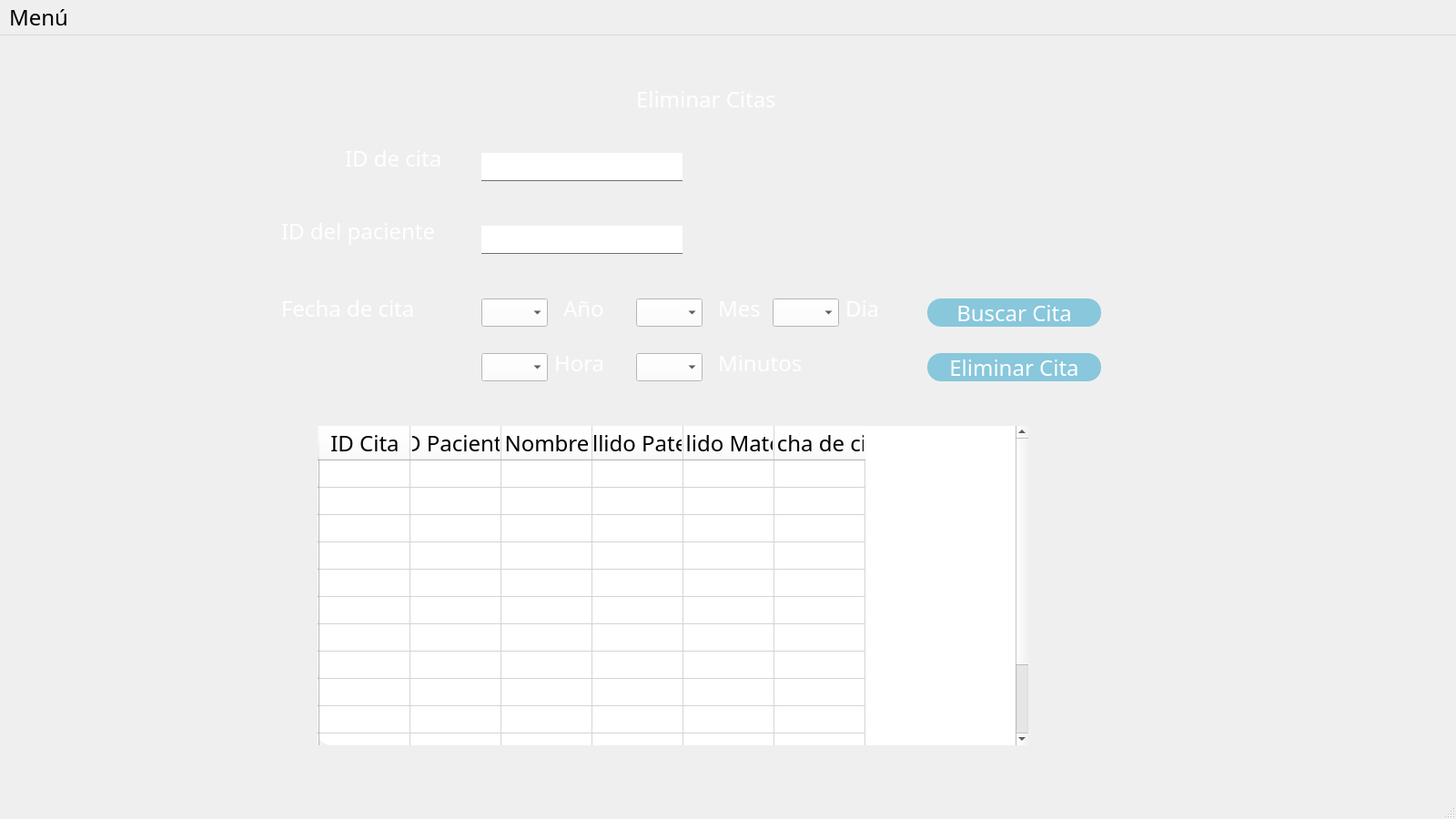
<?xml version="1.0" encoding="UTF-8"?>
<ui version="4.0">
 <class>EliminarCita</class>
 <widget class="QMainWindow" name="EliminarCita">
  <property name="geometry">
   <rect>
    <x>0</x>
    <y>0</y>
    <width>1600</width>
    <height>900</height>
   </rect>
  </property>
  <property name="minimumSize">
   <size>
    <width>1600</width>
    <height>900</height>
   </size>
  </property>
  <property name="maximumSize">
   <size>
    <width>1920</width>
    <height>1080</height>
   </size>
  </property>
  <property name="windowTitle">
   <string>Eliminar cita</string>
  </property>
  <property name="styleSheet">
   <string notr="true">*{
    font-family:century gothic;
    font-size:24px;
}

QWidget{
    background-image: url(:/prefijoNuevo/paisaje-cultura-sostenibilidad.jpg);
}

QFrame{
    background:rgba(0/0/0/0.8);
    border-radius:15px;
}

QPushButton{
    background:#88c7dc;
    color:white;
    border-radius:15px;
}

QPushButton:hover{
    color:#333;
    border-radius:15px;
    background:#49ebff;
}

QToolButton{
    background:red;
    border-radius:60px;

}

QLabel{
    color:white;
    background:transparent;
}

QLineEdit{
    background:transparent;
    border:none;
    color:#717072;
    border-bottom:1px solid #717072;
}</string>
  </property>
  <widget class="QWidget" name="centralwidget">
   <widget class="QFrame" name="frame">
    <property name="geometry">
     <rect>
      <x>39</x>
      <y>29</y>
      <width>1501</width>
      <height>801</height>
     </rect>
    </property>
    <property name="frameShape">
     <enum>QFrame::StyledPanel</enum>
    </property>
    <property name="frameShadow">
     <enum>QFrame::Raised</enum>
    </property>
    <widget class="QLabel" name="label">
     <property name="geometry">
      <rect>
       <x>660</x>
       <y>30</y>
       <width>171</width>
       <height>21</height>
      </rect>
     </property>
     <property name="text">
      <string>Eliminar Citas</string>
     </property>
    </widget>
    <widget class="QLabel" name="label_2">
     <property name="geometry">
      <rect>
       <x>340</x>
       <y>90</y>
       <width>121</width>
       <height>31</height>
      </rect>
     </property>
     <property name="text">
      <string>ID de cita</string>
     </property>
    </widget>
    <widget class="QLineEdit" name="InputIdCita">
     <property name="geometry">
      <rect>
       <x>490</x>
       <y>100</y>
       <width>221</width>
       <height>31</height>
      </rect>
     </property>
     <property name="styleSheet">
      <string notr="true">background-color: rgb(255, 255, 255);</string>
     </property>
    </widget>
    <widget class="QLabel" name="label_3">
     <property name="geometry">
      <rect>
       <x>270</x>
       <y>170</y>
       <width>191</width>
       <height>31</height>
      </rect>
     </property>
     <property name="text">
      <string>ID del paciente</string>
     </property>
    </widget>
    <widget class="QLineEdit" name="inputIdPaciente">
     <property name="geometry">
      <rect>
       <x>490</x>
       <y>180</y>
       <width>221</width>
       <height>31</height>
      </rect>
     </property>
     <property name="styleSheet">
      <string notr="true">background-color: rgb(255, 255, 255);</string>
     </property>
    </widget>
    <widget class="QLabel" name="label_4">
     <property name="geometry">
      <rect>
       <x>270</x>
       <y>260</y>
       <width>171</width>
       <height>21</height>
      </rect>
     </property>
     <property name="text">
      <string>Fecha de cita</string>
     </property>
    </widget>
    <widget class="QComboBox" name="inputA">
     <property name="geometry">
      <rect>
       <x>490</x>
       <y>260</y>
       <width>73</width>
       <height>31</height>
      </rect>
     </property>
     <property name="styleSheet">
      <string notr="true">color: rgb(0, 0, 0);
font: 16pt &quot;MS Shell Dlg 2&quot;;
background-color: rgb(255, 255, 255);</string>
     </property>
     <item>
      <property name="text">
       <string/>
      </property>
     </item>
     <item>
      <property name="text">
       <string>2021</string>
      </property>
     </item>
     <item>
      <property name="text">
       <string>2022</string>
      </property>
     </item>
     <item>
      <property name="text">
       <string>2023</string>
      </property>
     </item>
     <item>
      <property name="text">
       <string>2024</string>
      </property>
     </item>
     <item>
      <property name="text">
       <string>2025</string>
      </property>
     </item>
     <item>
      <property name="text">
       <string>2026</string>
      </property>
     </item>
     <item>
      <property name="text">
       <string>2027</string>
      </property>
     </item>
     <item>
      <property name="text">
       <string>2028</string>
      </property>
     </item>
     <item>
      <property name="text">
       <string>2029</string>
      </property>
     </item>
     <item>
      <property name="text">
       <string>2030</string>
      </property>
     </item>
    </widget>
    <widget class="QComboBox" name="inputM">
     <property name="geometry">
      <rect>
       <x>660</x>
       <y>260</y>
       <width>73</width>
       <height>31</height>
      </rect>
     </property>
     <property name="styleSheet">
      <string notr="true">color: rgb(0, 0, 0);
background-color: rgb(255, 255, 255);</string>
     </property>
     <item>
      <property name="text">
       <string/>
      </property>
     </item>
     <item>
      <property name="text">
       <string>-01-</string>
      </property>
     </item>
     <item>
      <property name="text">
       <string>-02-</string>
      </property>
     </item>
     <item>
      <property name="text">
       <string>-03-</string>
      </property>
     </item>
     <item>
      <property name="text">
       <string>-04-</string>
      </property>
     </item>
     <item>
      <property name="text">
       <string>-05-</string>
      </property>
     </item>
     <item>
      <property name="text">
       <string>-06-</string>
      </property>
     </item>
     <item>
      <property name="text">
       <string>-07-</string>
      </property>
     </item>
     <item>
      <property name="text">
       <string>-08-</string>
      </property>
     </item>
     <item>
      <property name="text">
       <string>-09-</string>
      </property>
     </item>
     <item>
      <property name="text">
       <string>-10-</string>
      </property>
     </item>
     <item>
      <property name="text">
       <string>-11-</string>
      </property>
     </item>
     <item>
      <property name="text">
       <string>-12-</string>
      </property>
     </item>
    </widget>
    <widget class="QLabel" name="label_5">
     <property name="geometry">
      <rect>
       <x>580</x>
       <y>260</y>
       <width>55</width>
       <height>21</height>
      </rect>
     </property>
     <property name="text">
      <string>Año</string>
     </property>
    </widget>
    <widget class="QLabel" name="label_6">
     <property name="geometry">
      <rect>
       <x>750</x>
       <y>260</y>
       <width>55</width>
       <height>21</height>
      </rect>
     </property>
     <property name="text">
      <string>Mes</string>
     </property>
    </widget>
    <widget class="QComboBox" name="inputD">
     <property name="geometry">
      <rect>
       <x>810</x>
       <y>260</y>
       <width>73</width>
       <height>31</height>
      </rect>
     </property>
     <property name="styleSheet">
      <string notr="true">color: rgb(0, 0, 0);
background-color: rgb(255, 255, 255);</string>
     </property>
     <item>
      <property name="text">
       <string/>
      </property>
     </item>
     <item>
      <property name="text">
       <string>1</string>
      </property>
     </item>
     <item>
      <property name="text">
       <string>2</string>
      </property>
     </item>
     <item>
      <property name="text">
       <string>3</string>
      </property>
     </item>
     <item>
      <property name="text">
       <string>4</string>
      </property>
     </item>
     <item>
      <property name="text">
       <string>5</string>
      </property>
     </item>
     <item>
      <property name="text">
       <string>6</string>
      </property>
     </item>
     <item>
      <property name="text">
       <string>7</string>
      </property>
     </item>
     <item>
      <property name="text">
       <string>8</string>
      </property>
     </item>
     <item>
      <property name="text">
       <string>9</string>
      </property>
     </item>
     <item>
      <property name="text">
       <string>10</string>
      </property>
     </item>
     <item>
      <property name="text">
       <string>11</string>
      </property>
     </item>
     <item>
      <property name="text">
       <string>12</string>
      </property>
     </item>
     <item>
      <property name="text">
       <string>13</string>
      </property>
     </item>
     <item>
      <property name="text">
       <string>14</string>
      </property>
     </item>
     <item>
      <property name="text">
       <string>15</string>
      </property>
     </item>
     <item>
      <property name="text">
       <string>16</string>
      </property>
     </item>
     <item>
      <property name="text">
       <string>17</string>
      </property>
     </item>
     <item>
      <property name="text">
       <string>18</string>
      </property>
     </item>
     <item>
      <property name="text">
       <string>19</string>
      </property>
     </item>
     <item>
      <property name="text">
       <string>20</string>
      </property>
     </item>
     <item>
      <property name="text">
       <string>21</string>
      </property>
     </item>
     <item>
      <property name="text">
       <string>22</string>
      </property>
     </item>
     <item>
      <property name="text">
       <string>23</string>
      </property>
     </item>
     <item>
      <property name="text">
       <string>24</string>
      </property>
     </item>
     <item>
      <property name="text">
       <string>25</string>
      </property>
     </item>
     <item>
      <property name="text">
       <string>26</string>
      </property>
     </item>
     <item>
      <property name="text">
       <string>27</string>
      </property>
     </item>
     <item>
      <property name="text">
       <string>28</string>
      </property>
     </item>
     <item>
      <property name="text">
       <string>29</string>
      </property>
     </item>
     <item>
      <property name="text">
       <string>30</string>
      </property>
     </item>
     <item>
      <property name="text">
       <string>31</string>
      </property>
     </item>
    </widget>
    <widget class="QLabel" name="label_7">
     <property name="geometry">
      <rect>
       <x>890</x>
       <y>260</y>
       <width>55</width>
       <height>21</height>
      </rect>
     </property>
     <property name="text">
      <string>Dia</string>
     </property>
    </widget>
    <widget class="QPushButton" name="buscarCita">
     <property name="geometry">
      <rect>
       <x>980</x>
       <y>260</y>
       <width>191</width>
       <height>31</height>
      </rect>
     </property>
     <property name="text">
      <string>Buscar Cita</string>
     </property>
    </widget>
    <widget class="QComboBox" name="inputH">
     <property name="geometry">
      <rect>
       <x>490</x>
       <y>320</y>
       <width>73</width>
       <height>31</height>
      </rect>
     </property>
     <property name="styleSheet">
      <string notr="true">color: rgb(0, 0, 0);
background-color: rgb(255, 255, 255);</string>
     </property>
     <item>
      <property name="text">
       <string/>
      </property>
     </item>
     <item>
      <property name="text">
       <string>00</string>
      </property>
     </item>
     <item>
      <property name="text">
       <string>01</string>
      </property>
     </item>
     <item>
      <property name="text">
       <string>02</string>
      </property>
     </item>
     <item>
      <property name="text">
       <string>03</string>
      </property>
     </item>
     <item>
      <property name="text">
       <string>04</string>
      </property>
     </item>
     <item>
      <property name="text">
       <string>05</string>
      </property>
     </item>
     <item>
      <property name="text">
       <string>06</string>
      </property>
     </item>
     <item>
      <property name="text">
       <string>07</string>
      </property>
     </item>
     <item>
      <property name="text">
       <string>08</string>
      </property>
     </item>
     <item>
      <property name="text">
       <string>09</string>
      </property>
     </item>
     <item>
      <property name="text">
       <string>10</string>
      </property>
     </item>
     <item>
      <property name="text">
       <string>11</string>
      </property>
     </item>
     <item>
      <property name="text">
       <string>12</string>
      </property>
     </item>
     <item>
      <property name="text">
       <string>13</string>
      </property>
     </item>
     <item>
      <property name="text">
       <string>14</string>
      </property>
     </item>
     <item>
      <property name="text">
       <string>15</string>
      </property>
     </item>
     <item>
      <property name="text">
       <string>16</string>
      </property>
     </item>
     <item>
      <property name="text">
       <string>17</string>
      </property>
     </item>
     <item>
      <property name="text">
       <string>18</string>
      </property>
     </item>
     <item>
      <property name="text">
       <string>19</string>
      </property>
     </item>
     <item>
      <property name="text">
       <string>20</string>
      </property>
     </item>
     <item>
      <property name="text">
       <string>21</string>
      </property>
     </item>
     <item>
      <property name="text">
       <string>22</string>
      </property>
     </item>
     <item>
      <property name="text">
       <string>23</string>
      </property>
     </item>
    </widget>
    <widget class="QLabel" name="label_8">
     <property name="geometry">
      <rect>
       <x>570</x>
       <y>320</y>
       <width>55</width>
       <height>21</height>
      </rect>
     </property>
     <property name="text">
      <string>Hora</string>
     </property>
    </widget>
    <widget class="QComboBox" name="inputMin">
     <property name="geometry">
      <rect>
       <x>660</x>
       <y>320</y>
       <width>73</width>
       <height>31</height>
      </rect>
     </property>
     <property name="styleSheet">
      <string notr="true">background-color: rgb(255, 255, 255);
color: rgb(0, 0, 0);</string>
     </property>
     <item>
      <property name="text">
       <string/>
      </property>
     </item>
     <item>
      <property name="text">
       <string>:00</string>
      </property>
     </item>
     <item>
      <property name="text">
       <string>:01</string>
      </property>
     </item>
     <item>
      <property name="text">
       <string>:02</string>
      </property>
     </item>
     <item>
      <property name="text">
       <string>:03</string>
      </property>
     </item>
     <item>
      <property name="text">
       <string>:04</string>
      </property>
     </item>
     <item>
      <property name="text">
       <string>:05</string>
      </property>
     </item>
     <item>
      <property name="text">
       <string>:06</string>
      </property>
     </item>
     <item>
      <property name="text">
       <string>:07</string>
      </property>
     </item>
     <item>
      <property name="text">
       <string>:08</string>
      </property>
     </item>
     <item>
      <property name="text">
       <string>:09</string>
      </property>
     </item>
     <item>
      <property name="text">
       <string>:10</string>
      </property>
     </item>
     <item>
      <property name="text">
       <string>:11</string>
      </property>
     </item>
     <item>
      <property name="text">
       <string>:12</string>
      </property>
     </item>
     <item>
      <property name="text">
       <string>:13</string>
      </property>
     </item>
     <item>
      <property name="text">
       <string>:14</string>
      </property>
     </item>
     <item>
      <property name="text">
       <string>:15</string>
      </property>
     </item>
     <item>
      <property name="text">
       <string>:16</string>
      </property>
     </item>
     <item>
      <property name="text">
       <string>:17</string>
      </property>
     </item>
     <item>
      <property name="text">
       <string>:18</string>
      </property>
     </item>
     <item>
      <property name="text">
       <string>:19</string>
      </property>
     </item>
     <item>
      <property name="text">
       <string>:20</string>
      </property>
     </item>
     <item>
      <property name="text">
       <string>:21</string>
      </property>
     </item>
     <item>
      <property name="text">
       <string>:22</string>
      </property>
     </item>
     <item>
      <property name="text">
       <string>:23</string>
      </property>
     </item>
     <item>
      <property name="text">
       <string>:24</string>
      </property>
     </item>
     <item>
      <property name="text">
       <string>:25</string>
      </property>
     </item>
     <item>
      <property name="text">
       <string>:26</string>
      </property>
     </item>
     <item>
      <property name="text">
       <string>:27</string>
      </property>
     </item>
     <item>
      <property name="text">
       <string>:28</string>
      </property>
     </item>
     <item>
      <property name="text">
       <string>:29</string>
      </property>
     </item>
     <item>
      <property name="text">
       <string>:30</string>
      </property>
     </item>
     <item>
      <property name="text">
       <string>:31</string>
      </property>
     </item>
     <item>
      <property name="text">
       <string>:32</string>
      </property>
     </item>
     <item>
      <property name="text">
       <string>:33</string>
      </property>
     </item>
     <item>
      <property name="text">
       <string>:34</string>
      </property>
     </item>
     <item>
      <property name="text">
       <string>:35</string>
      </property>
     </item>
     <item>
      <property name="text">
       <string>:36</string>
      </property>
     </item>
     <item>
      <property name="text">
       <string>:37</string>
      </property>
     </item>
     <item>
      <property name="text">
       <string>:38</string>
      </property>
     </item>
     <item>
      <property name="text">
       <string>:39</string>
      </property>
     </item>
     <item>
      <property name="text">
       <string>:40</string>
      </property>
     </item>
     <item>
      <property name="text">
       <string>:41</string>
      </property>
     </item>
     <item>
      <property name="text">
       <string>:42</string>
      </property>
     </item>
     <item>
      <property name="text">
       <string>:43</string>
      </property>
     </item>
     <item>
      <property name="text">
       <string>:44</string>
      </property>
     </item>
     <item>
      <property name="text">
       <string>:45</string>
      </property>
     </item>
     <item>
      <property name="text">
       <string>:46</string>
      </property>
     </item>
     <item>
      <property name="text">
       <string>:47</string>
      </property>
     </item>
     <item>
      <property name="text">
       <string>:48</string>
      </property>
     </item>
     <item>
      <property name="text">
       <string>:49</string>
      </property>
     </item>
     <item>
      <property name="text">
       <string>:50</string>
      </property>
     </item>
     <item>
      <property name="text">
       <string>:51</string>
      </property>
     </item>
     <item>
      <property name="text">
       <string>:52</string>
      </property>
     </item>
     <item>
      <property name="text">
       <string>:53</string>
      </property>
     </item>
     <item>
      <property name="text">
       <string>:54</string>
      </property>
     </item>
     <item>
      <property name="text">
       <string>:55</string>
      </property>
     </item>
     <item>
      <property name="text">
       <string>:56</string>
      </property>
     </item>
     <item>
      <property name="text">
       <string>:57</string>
      </property>
     </item>
     <item>
      <property name="text">
       <string>:58</string>
      </property>
     </item>
     <item>
      <property name="text">
       <string>:59</string>
      </property>
     </item>
    </widget>
    <widget class="QLabel" name="label_9">
     <property name="geometry">
      <rect>
       <x>750</x>
       <y>320</y>
       <width>91</width>
       <height>21</height>
      </rect>
     </property>
     <property name="text">
      <string>Minutos</string>
     </property>
    </widget>
    <widget class="QPushButton" name="eliminarCita">
     <property name="geometry">
      <rect>
       <x>980</x>
       <y>320</y>
       <width>191</width>
       <height>31</height>
      </rect>
     </property>
     <property name="text">
      <string>Eliminar Cita</string>
     </property>
    </widget>
    <widget class="QTableWidget" name="tablaCitas">
     <property name="geometry">
      <rect>
       <x>310</x>
       <y>400</y>
       <width>781</width>
       <height>351</height>
      </rect>
     </property>
     <property name="styleSheet">
      <string notr="true">
*{
background-color: rgb(255, 255, 255);
color: rgb(0, 0, 0);
	font: 10.5pt &quot;MS Shell Dlg 2&quot;;
}</string>
     </property>
     <row>
      <property name="text">
       <string/>
      </property>
     </row>
     <row>
      <property name="text">
       <string/>
      </property>
     </row>
     <row>
      <property name="text">
       <string/>
      </property>
     </row>
     <row>
      <property name="text">
       <string/>
      </property>
     </row>
     <row>
      <property name="text">
       <string/>
      </property>
     </row>
     <row>
      <property name="text">
       <string/>
      </property>
     </row>
     <row>
      <property name="text">
       <string/>
      </property>
     </row>
     <row>
      <property name="text">
       <string/>
      </property>
     </row>
     <row>
      <property name="text">
       <string/>
      </property>
     </row>
     <row>
      <property name="text">
       <string/>
      </property>
     </row>
     <row>
      <property name="text">
       <string/>
      </property>
     </row>
     <row>
      <property name="text">
       <string/>
      </property>
     </row>
     <row>
      <property name="text">
       <string/>
      </property>
     </row>
     <column>
      <property name="text">
       <string>ID Cita</string>
      </property>
     </column>
     <column>
      <property name="text">
       <string>ID Paciente</string>
      </property>
     </column>
     <column>
      <property name="text">
       <string>Nombre</string>
      </property>
     </column>
     <column>
      <property name="text">
       <string>Apellido Paterno</string>
      </property>
     </column>
     <column>
      <property name="text">
       <string>Apellido Materno</string>
      </property>
     </column>
     <column>
      <property name="text">
       <string>Fecha de cita</string>
      </property>
     </column>
    </widget>
   </widget>
  </widget>
  <widget class="QMenuBar" name="menubar">
   <property name="geometry">
    <rect>
     <x>0</x>
     <y>0</y>
     <width>1600</width>
     <height>36</height>
    </rect>
   </property>
   <widget class="QMenu" name="menuMen">
    <property name="title">
     <string>Menú</string>
    </property>
    <addaction name="separator"/>
    <addaction name="actionRegresar"/>
   </widget>
   <addaction name="menuMen"/>
  </widget>
  <widget class="QStatusBar" name="statusbar"/>
  <action name="actionRegresar">
   <property name="text">
    <string>Regresar</string>
   </property>
  </action>
 </widget>
 <resources>
  <include location="../Imagenes/Imagen.qrc"/>
 </resources>
 <connections/>
</ui>
